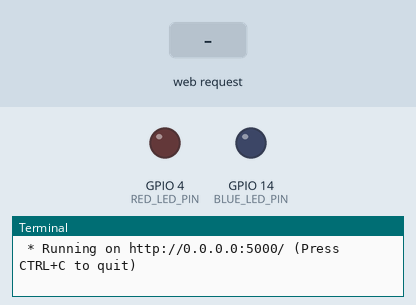
Bench run of a program on a simulated Raspberry Pi (BCM pin numbers). Shown: output pins drawn as LEDs (lit = HIGH), the last lines printed to the terminal. The test bench sets the inputs (shaded band). The clock reads 2024-03-15 10:24:30 at power-on unless the program sets it.

Above: at 1.2 s.
1.3 s: HTTP request for /led/red/on received
At 2.4 s:
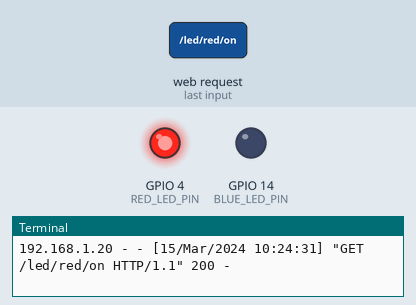
2.8 s: HTTP request for /led/blue/on received
At 3.6 s:
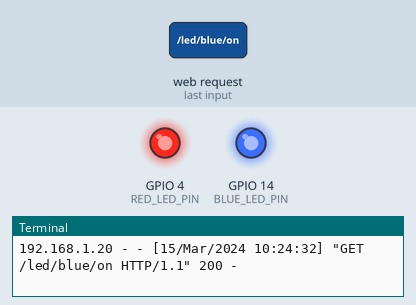
4.3 s: HTTP request for /led/red/off received
At 4.7 s:
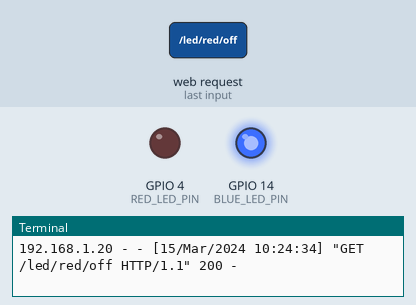
Timing chart, 0 to 7.3 s (numbered marks = the images above; inputs shaded):
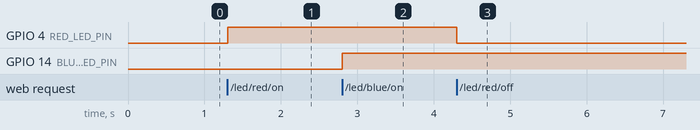

Measured:
- after the input at 1.3 s, GPIO 4 (RED_LED_PIN): LOW → HIGH at once
- after the input at 2.8 s, GPIO 14 (BLUE_LED_PIN): LOW → HIGH at once
- after the input at 4.3 s, GPIO 4 (RED_LED_PIN): HIGH → LOW at once

The program:

flask_led_task.py
```python
from flask import Flask

app = Flask(__name__)

import RPi.GPIO as GPIO

RED_LED_PIN = 4
BLUE_LED_PIN  = 14
GPIO.setmode(GPIO.BCM)
GPIO.setup([4], GPIO.OUT)
GPIO.setup([14], GPIO.OUT)

@app.route("/")
def hello_world():
    return '''
        <p>Hello, Flask!</p>
        <a href="/led/red/on">RED LED ON</a>
        <a href="/led/red/off">RED LED OFF</a>
        <a href="/led/blue/on">BLUE LED ON</a>
        <a href="/led/blue/off">BLUE LED OFF</a>

    '''

@app.route("/led/<op>/<cmd>")
def led_op(op,cmd):
    if op == "red":
        if cmd == "on":
            GPIO.output(RED_LED_PIN, GPIO.HIGH)
            return '''
                <p>RED LED ON</p>
                <a = href="/">Go home</a>
            '''
        elif cmd == "off":
            GPIO.output(RED_LED_PIN, GPIO.LOW)
            return '''
                <p>RED LED OFF</p>
                <a = href="/">Go home</a>
            '''
    elif op == "blue":
        if cmd == "on":
            GPIO.output(BLUE_LED_PIN, GPIO.HIGH)
            return '''
                <p>BLUE LED ON</p>
                <a = href="/">Go home</a>
            '''
        elif cmd == "off":
            GPIO.output(BLUE_LED_PIN, GPIO.LOW)
            return '''w
                <p>BLUE LED OFF</p>
                <a = href="/">Go home</a>
            '''


if __name__ == "__main__":
    try:
        app.run(host="0.0.0.0")
    finally:
        GPIO.cleanup()
```
